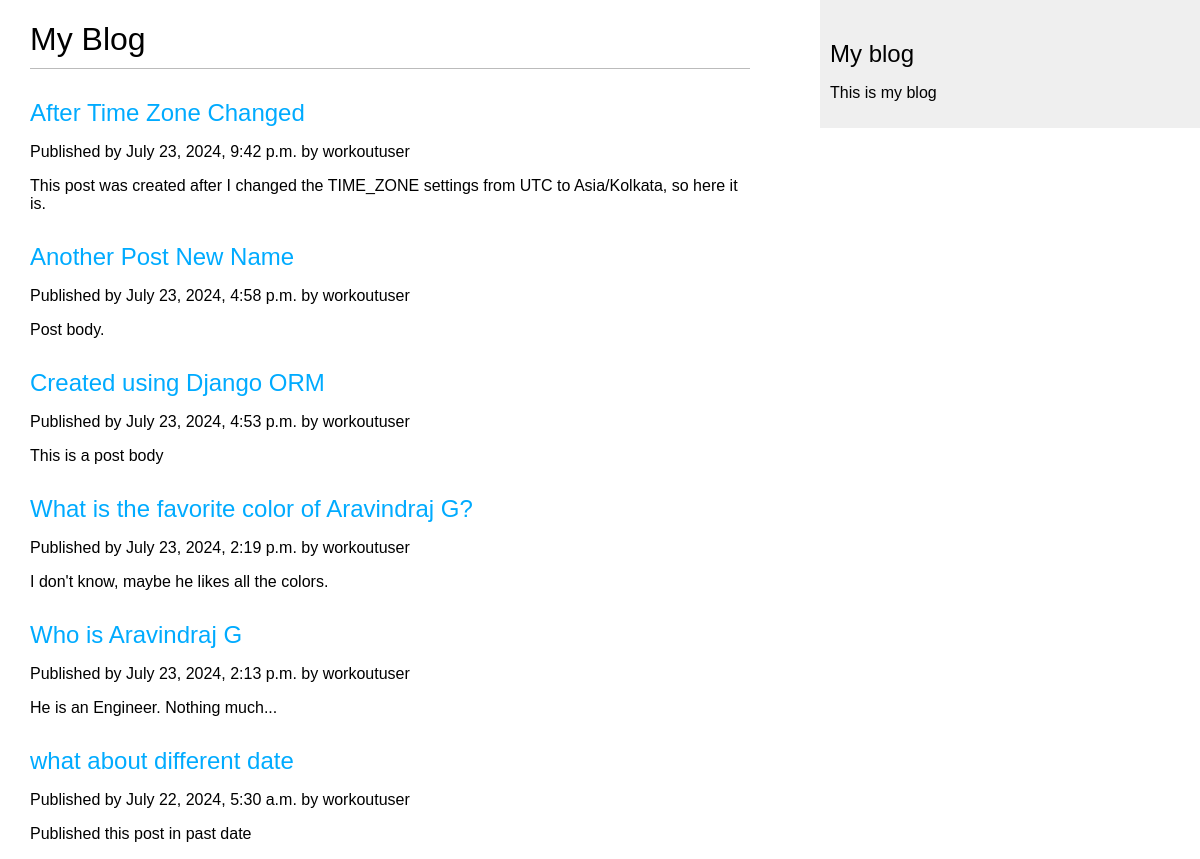
The page /blog/ on the database as committed earlier.
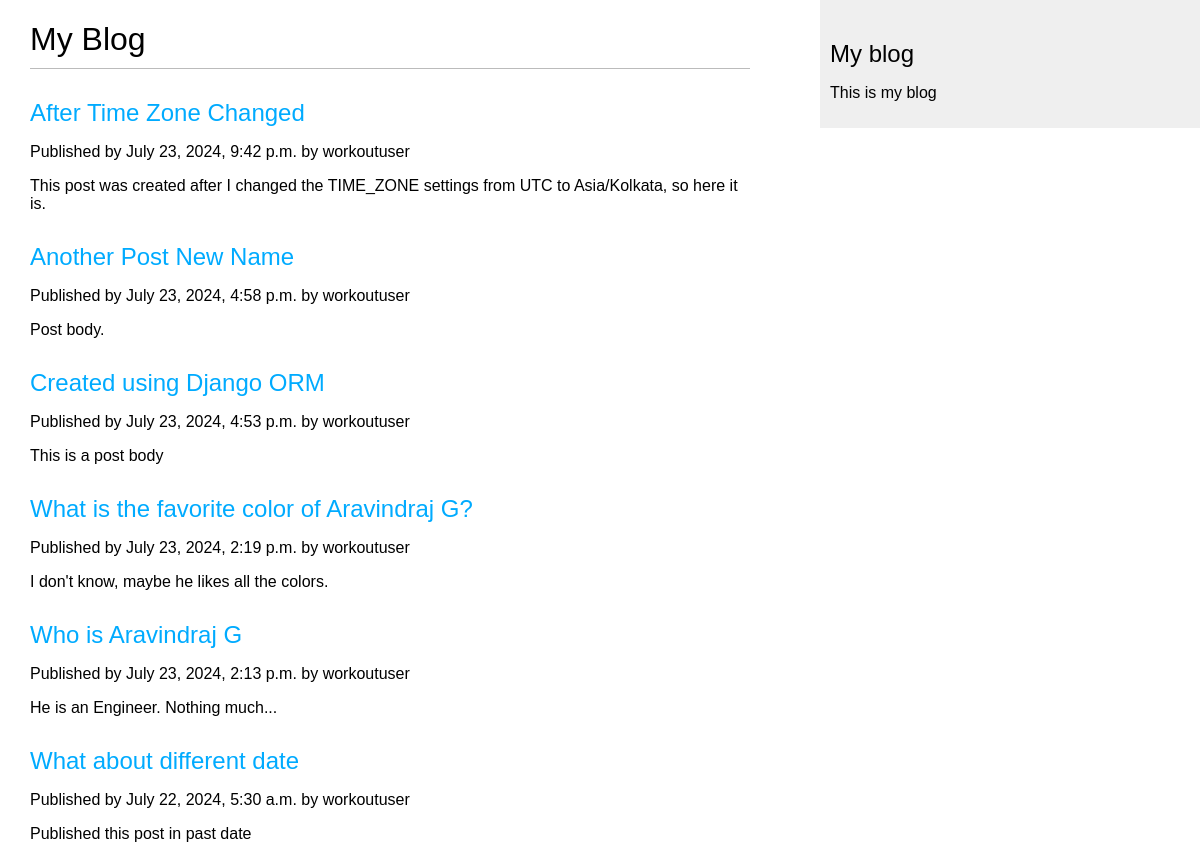
The same page on the database as committed later.
### myblog/models.py (models this page shows, shortened)
class Post(models.Model):
    class Status(models.TextChoices):
        DRAFT = 'DF', 'Draft',
        PUBLISHED = 'PB', 'Published'
    objects = models.Manager()
    published = PublishedManager()
    title = models.CharField(max_length=250)
    slug = models.SlugField(max_length=250)
    body = models.TextField()
    author = models.ForeignKey(User, on_delete=models.CASCADE,
                               related_name='blog_posts')
    publish = models.DateTimeField(default=timezone.now())
    created = models.DateTimeField(auto_now_add=True)
    updated = models.DateTimeField(auto_now=True)
    status = models.CharField(max_length=2,
                              choices=Status.choices,
                              default=Status.DRAFT)
    class Meta:
        ordering = ['-publish']
        indexes = [
            models.Index(fields=['-publish'])
        ]

### myblog/views.py (the view)
# urls.py: path('', views.post_list, name = 'post_list'),
def post_list(request):
    posts = Post.published.all()
    return render(request, 'myblog/post/list.html', {'posts':posts})

### myblog/models.py (called while the page is built)
    def get_queryset(self):
        return super().get_queryset().filter(status = Post.Status.PUBLISHED)

### myblog/templates/myblog/post/list.html (shortened to what this page needs)
{% extends "myblog/base.html" %}
{% block content %}
    <h1>My Blog</h1>
    {% for post in posts %}
        <h2>
            <a href="{%url 'myblog:post_detail' post.id%}">{{ post.title }}</a>
        </h2>
        <p>
            Published by {{ post.publish }} by {{ post.author }}
        </p>
        {{ post.body|truncatewords:30|linebreaks }}
    {% endfor %}
{% endblock %}

Rows that differ between the two databases and show on the page:
changed Post "Published this post in past date": title "what about different date" → "What about different date"
